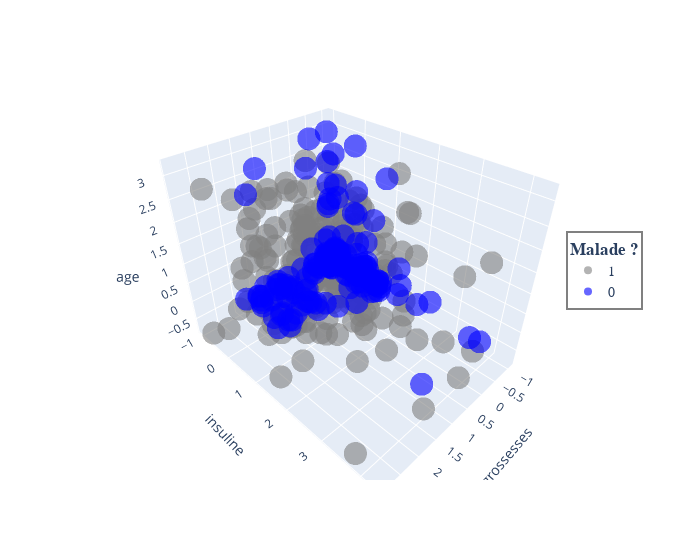

Source (notebook cell):
### Code cell
fig1 = px.scatter_3d(
    data_frame = Tn,
    x = 'grossesses',
    y = 'insuline',
    z='age',
    opacity = 0.6,
    color = Tn['M']. astype (str),
    color_discrete_map={'1':'gray','0':'blue'}
            )
              
    
fig1.update_layout(
    width=700,
    legend = {'x' : 0.9,
              'y' : 0.5,
              'title' :'<b>Malade ?</b>',
              'bordercolor': 'gray', 
              'font' :{'family':'Verdana','size':14},
              'borderwidth':2,
    },
)

fig1.show ()

### Figure 1 — Plotly figure (JSON) as saved in the notebook; plotly's stock layout.template omitted (floating-point values rounded to 4 significant figures; data arrays with more than 128 entries replaced by an {"elided": "..."} marker saying what was removed)
{"data": [{"hovertemplate": "color=1<br>grossesses=%{x}<br>insuline=%{y}<br>age=%{z}<extra></extra>", "legendgroup": "1", "marker": {"color": "gray", "opacity": 0.6, "symbol": "circle"}, "mode": "markers", "name": "1", "scene": "scene", "showlegend": true, "type": "scatter3d", "x": {"elided": "200 float values"}, "y": {"elided": "200 float values"}, "z": {"elided": "200 float values"}}, {"hovertemplate": "color=0<br>grossesses=%{x}<br>insuline=%{y}<br>age=%{z}<extra></extra>", "legendgroup": "0", "marker": {"color": "blue", "opacity": 0.6, "symbol": "circle"}, "mode": "markers", "name": "0", "scene": "scene", "showlegend": true, "type": "scatter3d", "x": {"elided": "200 float values"}, "y": {"elided": "200 float values"}, "z": {"elided": "200 float values"}}], "layout": {"legend": {"bordercolor": "gray", "borderwidth": 2, "font": {"family": "Verdana", "size": 14}, "title": {"text": "<b>Malade ?</b>"}, "tracegroupgap": 0, "x": 0.9, "y": 0.5}, "margin": {"t": 60}, "scene": {"domain": {"x": [0, 1], "y": [0, 1]}, "xaxis": {"title": {"text": "grossesses"}}, "yaxis": {"title": {"text": "insuline"}}, "zaxis": {"title": {"text": "age"}}}, "width": 700}}
